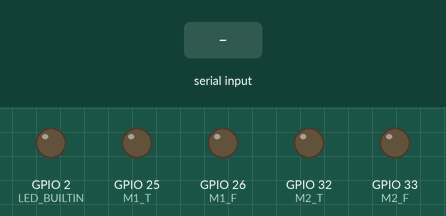
Bench run of a sketch on a simulated ESP32. On the bench: output pins drawn as LEDs (lit = HIGH). Inputs (shaded band) come from the test bench. Nothing arrives over Bluetooth unless stated; what the sketch prints to the serial monitor is not drawn.

Above: at 11.2 s.
11.3 s: "F" received over the second serial link
At 12.5 s:
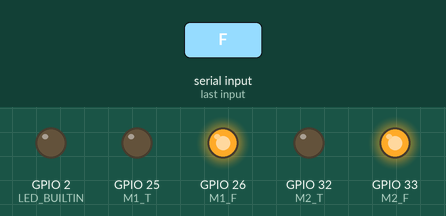
12.8 s: "T" received over the second serial link
At 13.7 s:
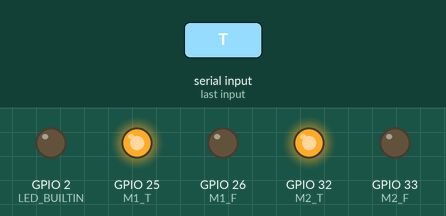
14.3 s: "D" received over the second serial link
At 14.8 s:
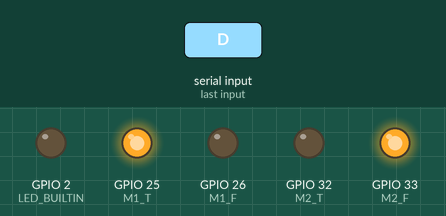
15.8 s: "E" received over the second serial link
At 17.0 s:
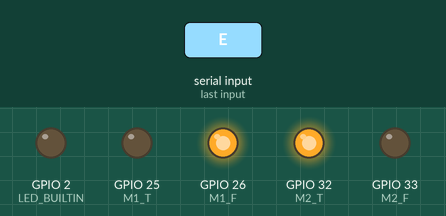
17.3 s: "P" received over the second serial link
At 18.3 s:
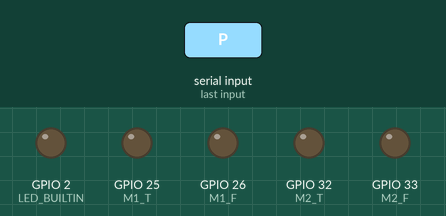
Timing chart, 0 to 19.8 s (numbered marks = the images above; inputs shaded):
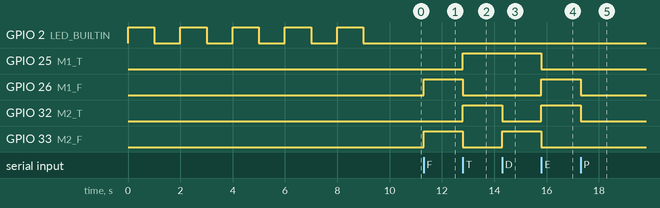

The sketch:

Demonstracao_ESP32_BTSerial_v0.ino
```cpp
//Biblioteca para habilitar a comunicação SERIAL
#include "BluetoothSerial.h"

//Verifica se o bluetooth esta habilitado corretamente
#if !defined(CONFIG_BT_ENABLED) || !defined(CONFIG_BLUEDROID_ENABLED)
#error Bluetooth is not enabled! Please run 'make menuconfig' to and enable it
#endif

#define LED_BUILTIN 2
#define M1_F 26
#define M1_T 25
#define M2_F 33
#define M2_T 32

//Cria uma instância de BluetoothSerial chamado SerialBT (objeto)
BluetoothSerial SerialBT;

//---Protótipo das Funções Auxiliares---//
void configuracao();
void frente();
void tras();
void direita();
void esquerda();


//---Função Principal---//
void setup()
{
configuracao();
for(int x = 0; x <= 9; x++){
  digitalWrite(LED_BUILTIN, !digitalRead(LED_BUILTIN));
  delay(1000);
}
/*
frente();
delay(2000);
tras();
delay(2000);
direita();
delay(2000);
esquerda();
delay(2000);
parar();
*/
}

//---Loop Infinito---//
void loop()
{
  //Verifica de chegou um novo comando da conexão Bluetooth
  if(SerialBT.available() > 0){
    char comando = SerialBT.read();
    switch(comando){
      case 'F': frente(); break;
      case 'T': tras(); break;
      case 'D': direita(); break;
      case 'E': esquerda(); break;
      case 'P': parar(); break;
    }
  }
}

//---Funções Auxiliares---//
void configuracao()
{
Serial.begin(115200);
//Edite a istrução abaixo para colocar o nome do seu robô!
SerialBT.begin("FESA_RoboBalao");
Serial.println("O dispositivo foi iniciado, agora você pode emparelhá-lo com bluetooth!");
//Define as saídas digitais da placa microcontrolada
pinMode(LED_BUILTIN, OUTPUT);
pinMode(M1_F, OUTPUT);
pinMode(M1_T, OUTPUT);
pinMode(M2_F, OUTPUT);
pinMode(M2_T, OUTPUT);
//Inicia os sinais como falsos
digitalWrite(M1_F, LOW);
digitalWrite(M1_T, LOW);
digitalWrite(M2_F, LOW);
digitalWrite(M2_T, LOW);
}

void frente(){
  digitalWrite(M1_F, HIGH);
  digitalWrite(M2_F, HIGH);
  digitalWrite(M1_T, LOW);
  digitalWrite(M2_T, LOW);
}

void tras(){
  digitalWrite(M1_F, LOW);
  digitalWrite(M2_F, LOW);
  digitalWrite(M1_T, HIGH);
  digitalWrite(M2_T, HIGH);
}

void direita(){
  digitalWrite(M1_T, HIGH);
  digitalWrite(M2_T, LOW);
  digitalWrite(M1_F, LOW);
  digitalWrite(M2_F, HIGH);
}

void esquerda(){
  digitalWrite(M1_T, LOW);
  digitalWrite(M2_T, HIGH);
  digitalWrite(M1_F, HIGH);
  digitalWrite(M2_F, LOW);
}

void parar(){
  digitalWrite(M1_F, LOW);
  digitalWrite(M2_F, LOW);
  digitalWrite(M1_T, LOW);
  digitalWrite(M2_T, LOW);
}
```

Measured:
- after the input at 11.3 s, GPIO 26 (M1_F), GPIO 33 (M2_F): LOW → HIGH at once
- after the input at 12.8 s, GPIO 25 (M1_T), GPIO 32 (M2_T): LOW → HIGH at once; GPIO 26 (M1_F), GPIO 33 (M2_F): HIGH → LOW at once
- after the input at 14.3 s, GPIO 32 (M2_T): HIGH → LOW at once; GPIO 33 (M2_F): LOW → HIGH at once
- after the input at 15.8 s, GPIO 25 (M1_T), GPIO 33 (M2_F): HIGH → LOW at once; GPIO 26 (M1_F), GPIO 32 (M2_T): LOW → HIGH at once
- after the input at 17.3 s, GPIO 26 (M1_F), GPIO 32 (M2_T): HIGH → LOW at once
